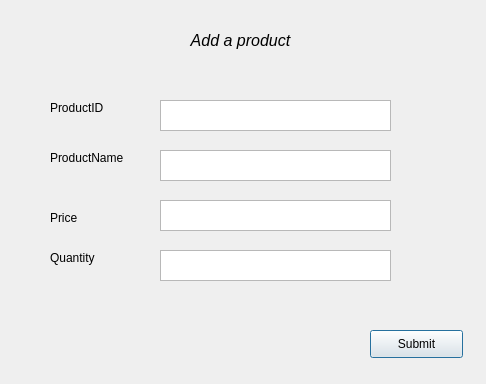
<?xml version="1.0" encoding="UTF-8"?>
<ui version="4.0">
 <class>AddProduct</class>
 <widget class="QDialog" name="AddProduct">
  <property name="geometry">
   <rect>
    <x>0</x>
    <y>0</y>
    <width>486</width>
    <height>384</height>
   </rect>
  </property>
  <property name="windowTitle">
   <string>Dialog</string>
  </property>
  <widget class="QLabel" name="label">
   <property name="geometry">
    <rect>
     <x>100</x>
     <y>20</y>
     <width>281</width>
     <height>41</height>
    </rect>
   </property>
   <property name="text">
    <string>&lt;html&gt;&lt;head/&gt;&lt;body&gt;&lt;p align=&quot;center&quot;&gt;&lt;span style=&quot; font-size:12pt; font-style:italic;&quot;&gt;Add a product&lt;/span&gt;&lt;/p&gt;&lt;/body&gt;&lt;/html&gt;</string>
   </property>
  </widget>
  <widget class="QLabel" name="label_2">
   <property name="geometry">
    <rect>
     <x>50</x>
     <y>100</y>
     <width>111</width>
     <height>16</height>
    </rect>
   </property>
   <property name="text">
    <string>ProductID</string>
   </property>
  </widget>
  <widget class="QTextEdit" name="ID">
   <property name="geometry">
    <rect>
     <x>160</x>
     <y>100</y>
     <width>231</width>
     <height>31</height>
    </rect>
   </property>
  </widget>
  <widget class="QTextEdit" name="name">
   <property name="geometry">
    <rect>
     <x>160</x>
     <y>150</y>
     <width>231</width>
     <height>31</height>
    </rect>
   </property>
  </widget>
  <widget class="QTextEdit" name="price">
   <property name="geometry">
    <rect>
     <x>160</x>
     <y>200</y>
     <width>231</width>
     <height>31</height>
    </rect>
   </property>
  </widget>
  <widget class="QTextEdit" name="quantity">
   <property name="geometry">
    <rect>
     <x>160</x>
     <y>250</y>
     <width>231</width>
     <height>31</height>
    </rect>
   </property>
  </widget>
  <widget class="QLabel" name="label_3">
   <property name="geometry">
    <rect>
     <x>50</x>
     <y>150</y>
     <width>111</width>
     <height>16</height>
    </rect>
   </property>
   <property name="text">
    <string>ProductName</string>
   </property>
  </widget>
  <widget class="QLabel" name="label_4">
   <property name="geometry">
    <rect>
     <x>50</x>
     <y>210</y>
     <width>111</width>
     <height>16</height>
    </rect>
   </property>
   <property name="text">
    <string>Price</string>
   </property>
  </widget>
  <widget class="QLabel" name="label_5">
   <property name="geometry">
    <rect>
     <x>50</x>
     <y>250</y>
     <width>111</width>
     <height>16</height>
    </rect>
   </property>
   <property name="text">
    <string>Quantity</string>
   </property>
  </widget>
  <widget class="QPushButton" name="pushButton">
   <property name="geometry">
    <rect>
     <x>370</x>
     <y>330</y>
     <width>93</width>
     <height>28</height>
    </rect>
   </property>
   <property name="text">
    <string>Submit</string>
   </property>
  </widget>
 </widget>
 <resources/>
 <connections/>
</ui>
